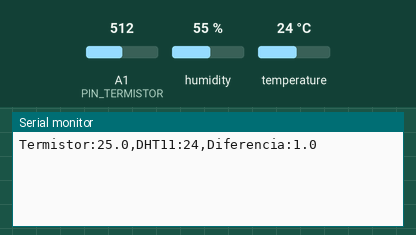
A sketch run on a simulated Arduino Uno, built with avr-gcc and run on an emulated ATmega328P. On the bench: the last lines printed to the serial monitor. Wiring (inferred from the names in the program): DHT11 sensor: data pin 14. Inputs (shaded band) come from the test bench; at power-on: A1 (PIN_TERMISTOR) = 512, temperature 24 °C, humidity 55 %.

Above: at 1.2 s.
1.3 s: A1 (PIN_TERMISTOR) set to 0
At 2.7 s:
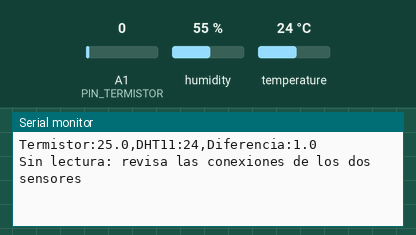
5.6 s: A1 (PIN_TERMISTOR) set to 17
At 6.5 s:
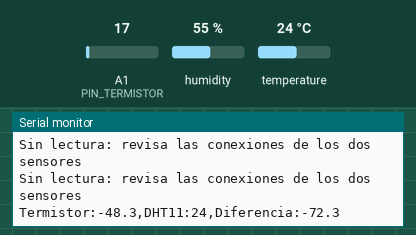
7.1 s: temperature set to 12 °C
At 8.5 s:
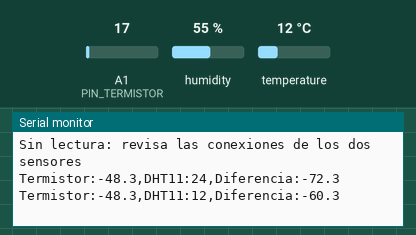
8.6 s: temperature set to 19 °C
At 10.9 s:
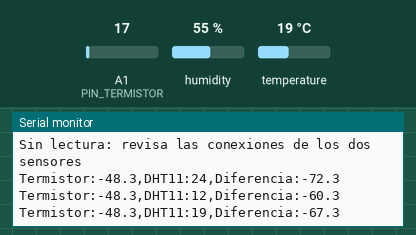
Timing chart, 0 to 11.1 s (numbered marks = the images above; inputs shaded):
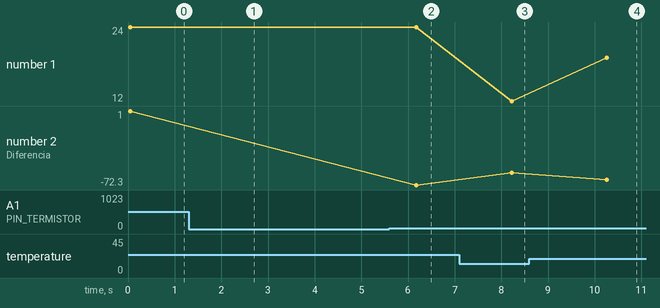

The sketch:

P20_comparar_sensores.ino
```cpp
/*
  P20 · Comparar el termistor con el DHT11 (solución de la parte 2)    Sesión 10
  ------------------------------------------------------------------
  Qué hace: lee la temperatura con los DOS sensores a la vez y escribe las dos, y su diferencia,
  en el Monitor Serie (velocidad 9600) o en el Serial Plotter.

  Conexiones:
    DHT11      S -> pin A0 ; + -> 5 V ; - -> GND   (lee las letras de tu módulo)
    Termistor  5 V -> termistor NTC -> (punto medio) -> resistencia 10 kohm -> GND ;
               el punto medio al pin A1  (OTRO pin: el DHT11 ya usa A0)

  Ideas clave:
    - Dos sensores de temperatura de distinto tipo: el termistor es ANALÓGICO (se calcula con la
      ecuación) y el DHT11 es DIGITAL (el chip manda el número ya hecho, solo en grados enteros).
    - Ninguno es "la verdad": se comparan entre sí y con un termómetro de referencia.
    - Se escribe con nombre y dos puntos (Termistor:24.8,DHT11:25,Diferencia:-0.2) para que el
      Serial Plotter dibuje las líneas.

  Retos:  - Compara los dos con un termómetro de verdad y ajusta AJUSTE_C.
          - Calienta los dos sensores a la vez con la mano. ¿Cuál reacciona más rápido?
*/

#define DHT11_PIN 0                 // pin A0 (bit 0 del puerto C)

bool errorDHT11 = false;                    // se activa si el sensor deja de responder

// Lee un byte (8 bits) del sensor
byte leerByteDHT11() {
  byte resultado = 0;
  for (byte i = 0; i < 8; i++) {
    unsigned int espera = 0;
    while (!(PINC & _BV(DHT11_PIN))) {      // espera que la línea suba
      if (++espera > 20000) { errorDHT11 = true; return 0; }   // evita quedarse colgado
    }
    delayMicroseconds(30);
    if (PINC & _BV(DHT11_PIN)) {
      resultado |= (1 << (7 - i));          // el pulso largo es un 1
    }
    espera = 0;
    while (PINC & _BV(DHT11_PIN)) {         // espera que termine el pulso
      if (++espera > 20000) { errorDHT11 = true; return 0; }
    }
  }
  return resultado;
}

// Devuelve true si la lectura fue buena. Entrega humedad y temperatura enteras.
bool leerDHT11(byte &humedad, byte &temperatura) {
  byte datos[5];
  errorDHT11 = false;

  // Señal de inicio: bajar la línea 18 ms y soltarla
  DDRC |= _BV(DHT11_PIN);
  PORTC |= _BV(DHT11_PIN);
  PORTC &= ~_BV(DHT11_PIN);
  delay(18);
  PORTC |= _BV(DHT11_PIN);
  delayMicroseconds(40);
  DDRC &= ~_BV(DHT11_PIN);
  delayMicroseconds(40);

  if (PINC & _BV(DHT11_PIN)) {              // el sensor debe responder con un 0
    return false;
  }
  delayMicroseconds(80);
  if (!(PINC & _BV(DHT11_PIN))) {           // y luego con un 1
    return false;
  }
  delayMicroseconds(80);

  for (byte i = 0; i < 5; i++) {
    datos[i] = leerByteDHT11();
  }

  DDRC |= _BV(DHT11_PIN);                   // deja la línea en reposo (alta)
  PORTC |= _BV(DHT11_PIN);

  if (errorDHT11) {
    return false;
  }
  byte suma = datos[0] + datos[1] + datos[2] + datos[3];
  if (datos[4] != suma) {                   // verificación de errores
    return false;
  }
  humedad = datos[0];
  temperatura = datos[2];
  return true;
}

const int PIN_TERMISTOR = A1;
const float AJUSTE_C = 0.0;       // corrección para igualar con un termómetro real

float leerTemperatura() {
  long suma = 0;
  for (int i = 0; i < 10; i++) {
    suma = suma + analogRead(PIN_TERMISTOR);
    delay(2);
  }
  float lectura = suma / 10.0;

  if (lectura < 1.0 || lectura > 1022.0) {
    return -273.0;                // sensor desconectado o en corto
  }

  // resistencia del termistor (el termistor va del lado de 5 V)
  float resistencia = 10000.0 * (1024.0 / lectura - 1.0);

  // ecuación de Steinhart-Hart con las constantes del kit
  float lnR = log(resistencia);
  float tempK = 1.0 / (0.001129148 + (0.000234125 + (0.0000000876741 * lnR * lnR)) * lnR);
  return tempK - 273.15 + AJUSTE_C;
}

void setup() {
  Serial.begin(9600);
}

void loop() {
  byte humedad;
  byte temperaturaDHT;
  float temperaturaNTC = leerTemperatura();

  if (leerDHT11(humedad, temperaturaDHT) && temperaturaNTC > -200.0) {
    Serial.print("Termistor:");
    Serial.print(temperaturaNTC, 1);
    Serial.print(",DHT11:");
    Serial.print(temperaturaDHT);
    Serial.print(",Diferencia:");
    Serial.println(temperaturaNTC - temperaturaDHT, 1);
  } else {
    Serial.println("Sin lectura: revisa las conexiones de los dos sensores");
  }
  delay(2000);                      // el DHT11 necesita al menos 1-2 s entre lecturas
}
```

Measured:
- after the input at 1.3 s, the serial monitor: prints a new line after 0.79 s (image 1)
- after the input at 5.6 s, the serial monitor: prints a new line after 0.57 s (image 2)
- after the input at 7.1 s, the serial monitor: prints a new line after 1.1 s (image 3)
- after the input at 8.6 s, the serial monitor: prints a new line after 1.7 s (image 4)
- plotted number 1: 24 → 12 after the input at 7.1 s, 12 → 19 after the input at 8.6 s
- plotted number 2: 1 → -72.3 after the input at 5.6 s, -72.3 → -60.3 after the input at 7.1 s, -60.3 → -67.3 after the input at 8.6 s
